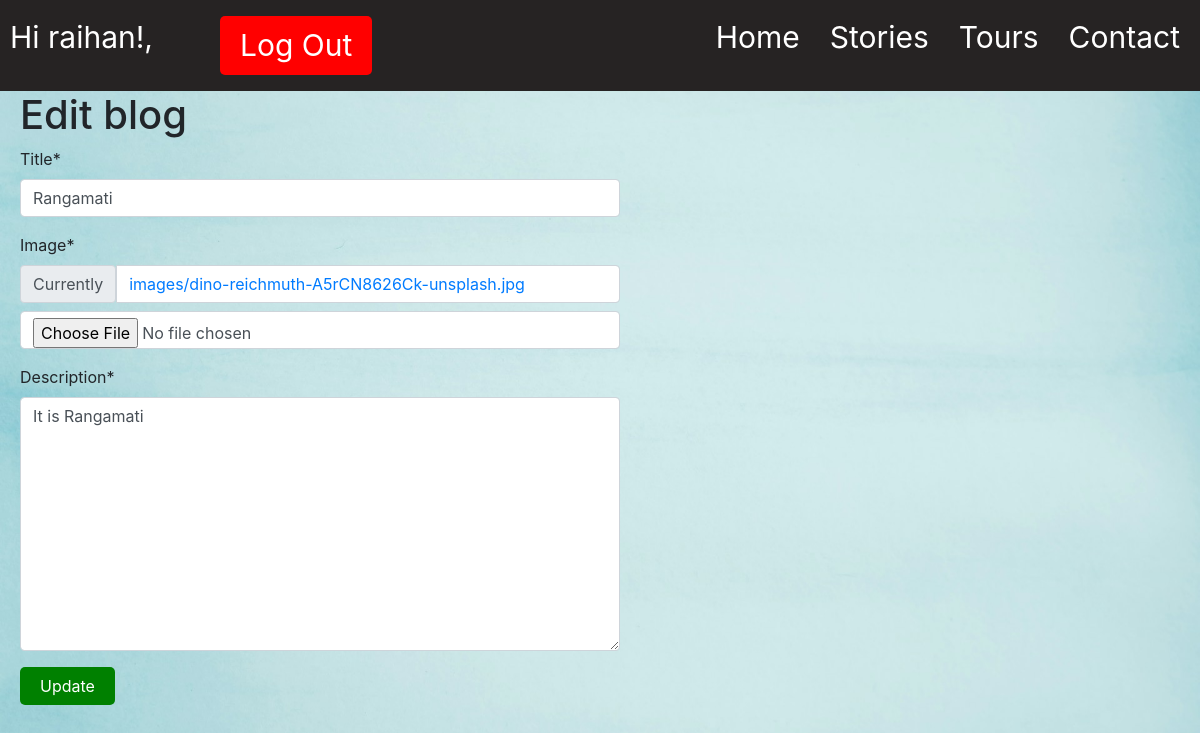
The app's page /blog/update/2/ (signed in) with its own data.
### accounts/models.py (models this page shows)
class CustomUser(AbstractUser):
    pass

### travel/models.py (models this page shows, shortened)
class Blog(models.Model):
    author = models.ForeignKey(CustomUser, on_delete=models.CASCADE, related_name='blog_posts')
    title = models.CharField(max_length=200)
    image = models.ImageField(upload_to='images',default='default.jpg')
    description = models.TextField()
    created = models.DateTimeField(auto_now=True)
    updated = models.DateTimeField(auto_now_add=True)

### travel/views.py (the view)
# urls.py: path('blog/update/<int:pk>/', BlogUpdateView.as_view(), name='blog_update'),
class BlogUpdateView(LoginRequiredMixin,UserPassesTestMixin,UpdateView):
    model = Blog
    template_name = 'blog_edit.html'
    fields = ['title', 'image', 'description']
    def test_func(self):
        obj = self.get_object()
        return obj.author == self.request.user

### templates/blog_edit.html
{% extends 'base.html' %}
{% load crispy_forms_tags %}
{% block content %}
<h1 class="edit-form">Edit blog</h1>
<form class="edit-form" action="" method="post" class="form-edit" enctype="multipart/form-data">{% csrf_token %}
    {{ form |crispy }}
    <input class="edit-btn" type="submit" value="Update">
</form>
{% endblock content %}

### templates/base.html (shortened to what this page needs)
{% load static %}
<!DOCTYPE html>
<html lang="en">
<head>
    <link rel="stylesheet" href="https://cdn.jsdelivr.net/npm/bootstrap@4.4.1/dist/css/bootstrap.min.css"
>
    <link rel="stylesheet" href="{% static 'css/style.css' %}">
</head>
<body>
    <nav>
        <div id="nav-left">
            {% if user.is_authenticated %}
            <p style="width: 200px; align-items: center;">Hi {{ user.username }}!, </p>
            <form action="{% url 'logout' %}" class="logout-form" method="post">
                <input class="logout-btn" type="submit" value="Log Out">
            </form>
            {% else %}
            <p><a href="{% url 'login' %}">Login</a></p>
            {% endif %}
        </div>
        <ul id="nav-right">
            <li><a href="{% url 'home' %}">Home</a></li>
            <li><a href="{% url 'blog_list' %}">Stories</a></li>
            <li><a href="{% url 'post_list' %}">Tours</a></li>
            <li><a href="#">Contact</a></li>
        </ul>
    </nav>
    <div>
        {% block content %}
        {% endblock content %}
    </div>
</body>
</html>

### static/css/style.css (style rules this page uses)
* { margin: 0; padding: 0; box-sizing: border-box; }
body { background-color: skyblue; background-image: url('/static/images/3.jpg'); background-position: center center; background-repeat: no-repeat; background-size: cover; }
nav { background-color: rgb(38, 35, 35); display: flex; align-items: center; justify-content: space-between; font-size: 30px; padding: 15px 0; padding-left: 10px; }
#nav-left { display: flex; color: white; align-items: center; gap: 10px; }
#nav-right { display: flex; align-items: center; justify-content: end; gap: 30px; background-color: rgb(38, 35, 35); list-style: none; height: 20px; font-size: 30px; padding-right: 20px; }
#nav-right a { transition: 1s; text-decoration: none; color: white; }
.edit-btn { padding: 7px 20px; border-radius: 5px; border-style: none; background-color: green; color: white; }
.edit-form { width: 50%; margin-left: 20px; }
.logout-btn { align-items: center; padding: 7px 20px; border-radius: 5px; border-style: none; background-color: red; color: white; }

### records on screen
CustomUser: username "raihan"
Blog: title "Rangamati", description "It is Rangamati"
